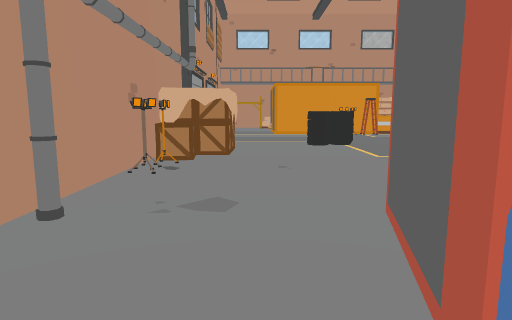
view 1 (above)

24 first-person views from a walk through a scene from a Unity 3-D project. The camera is 1.2 m above the floor, tilts 8° down and sees 75° across. The floor is counted in squares, 1 m on a side. Each view is taken from the middle of a square. On the plan, view 1 faces up. The plan holds only what a view shows up to about 14 squares ahead; the rest is blank. The place goes on beyond the plan. Door leaves are left out, so doorways stand open.

view 2
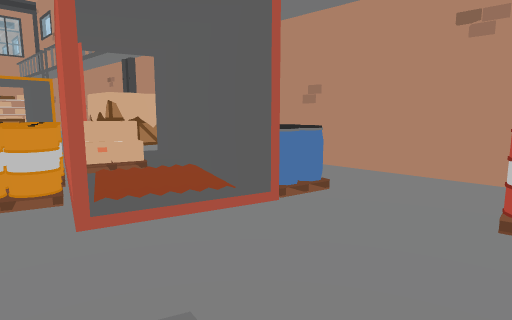

view 3
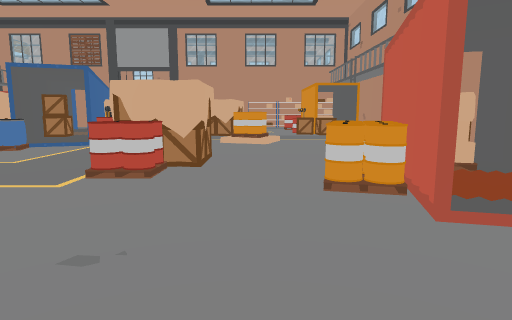

view 4
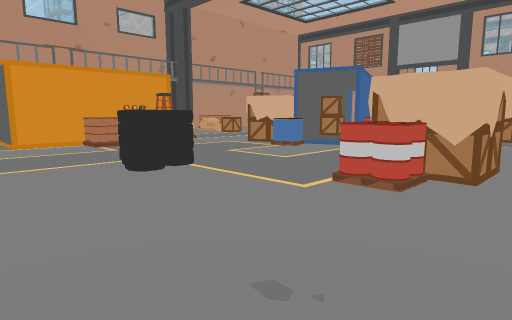

view 5
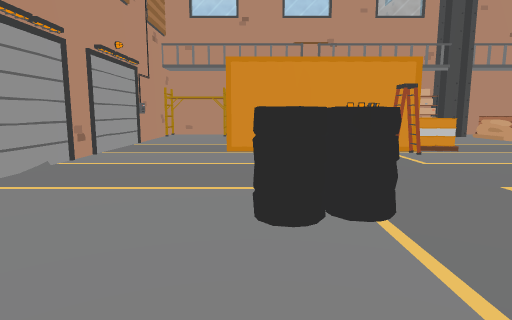

view 6
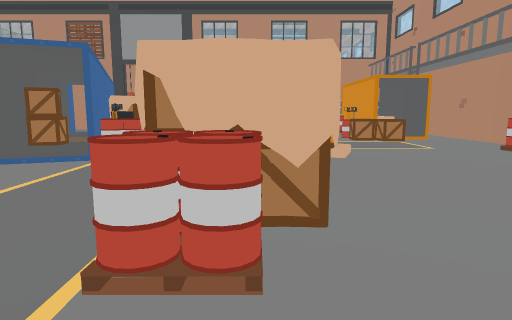

view 7
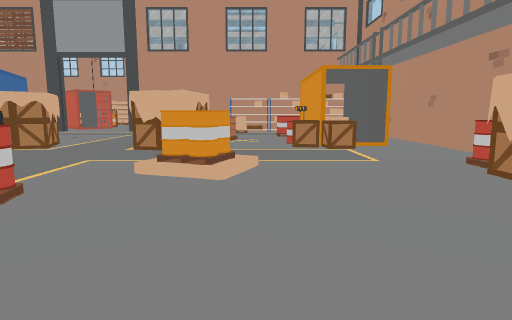

view 8
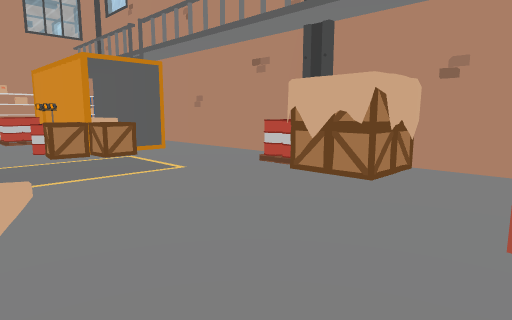

view 9
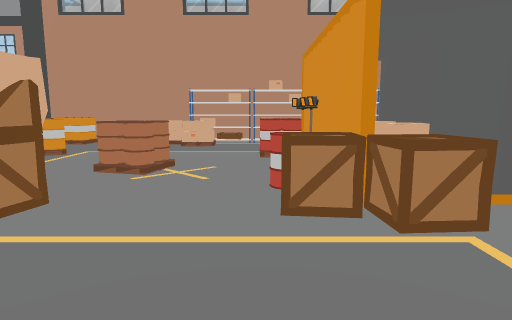

view 10
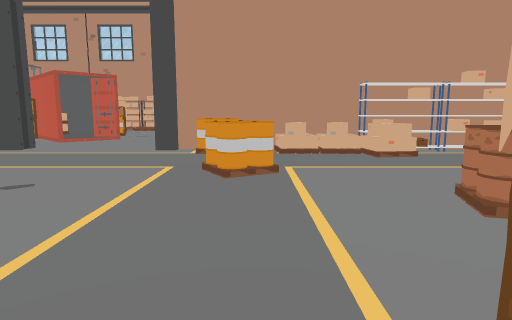

view 11
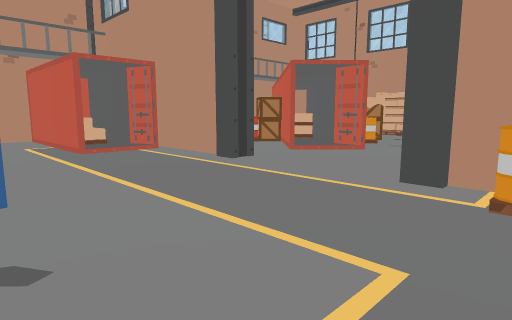

view 12
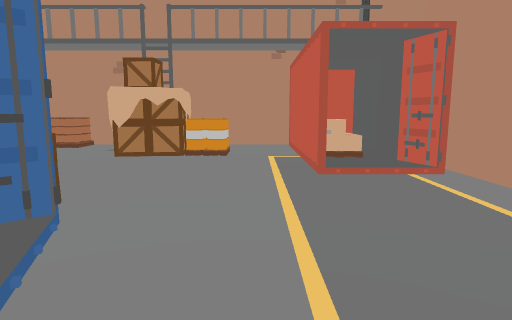

view 13
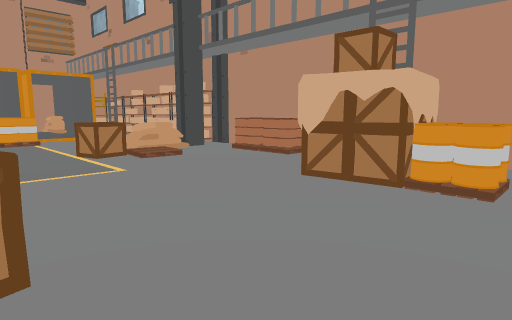

view 14
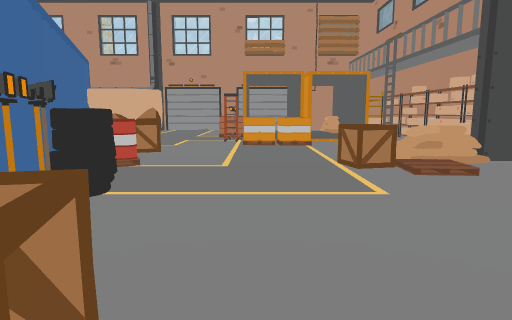

view 15
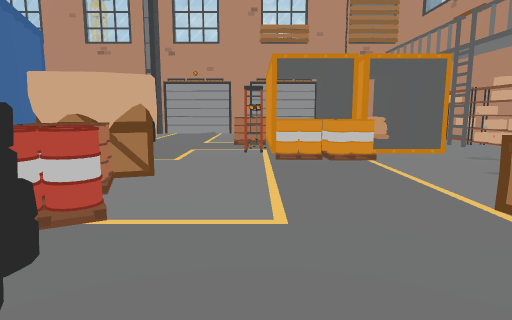

view 16
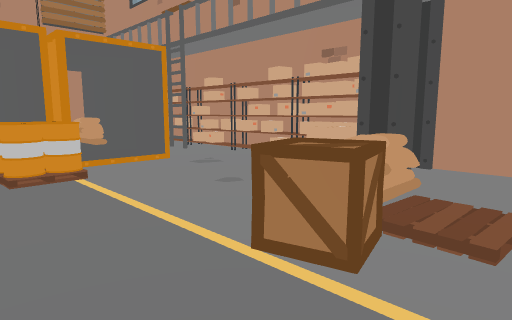

view 17
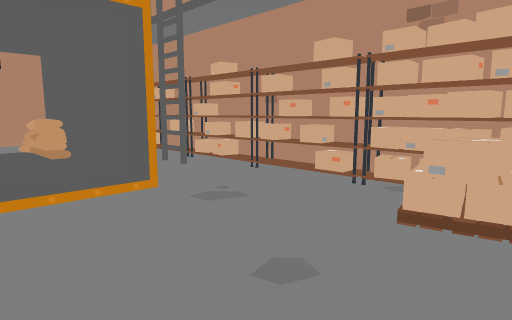

view 18
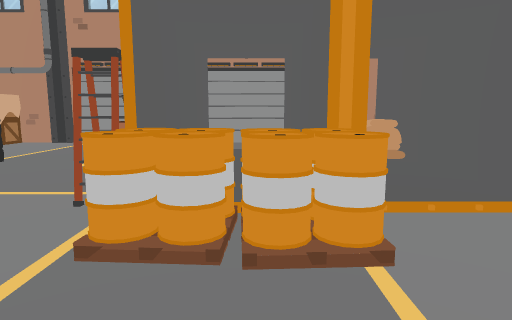

view 19
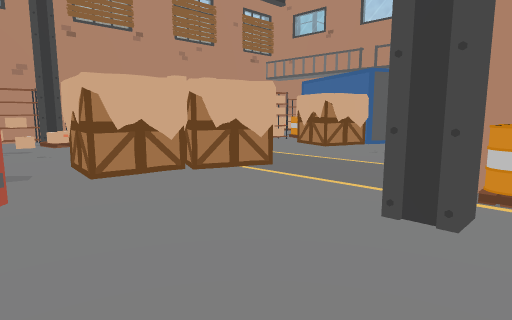

view 20
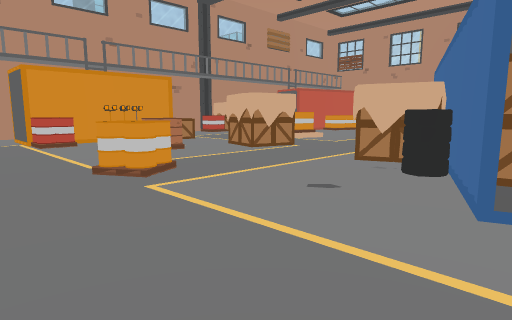

view 21
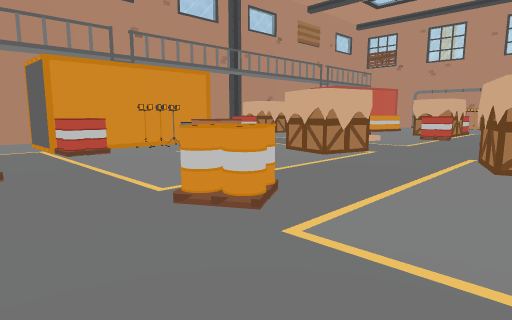

view 22
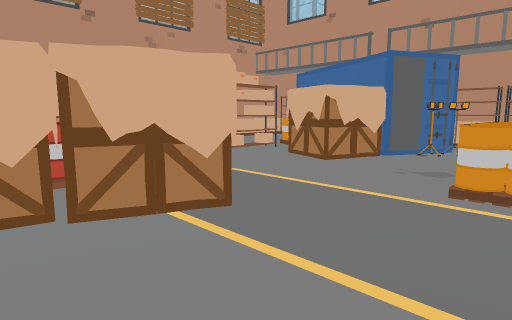

view 23
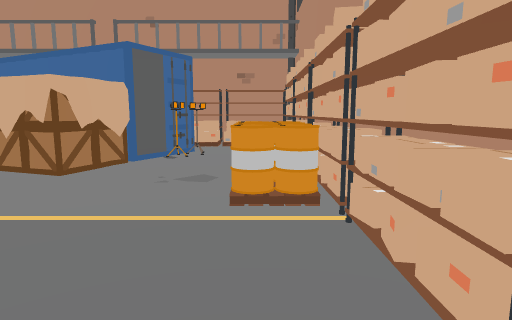

view 24
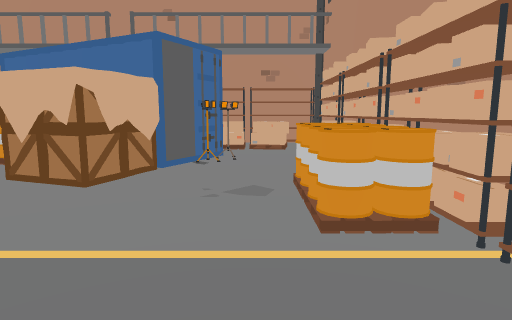

### Floor plan
Key: @ floor where view 1 was taken; # wall or solid block; x gap in a wall; . main floor; : floor 0.25 m higher than the main floor; / step, stairs or slope; D open door; = window, fence, low wall or low ledge; O other object.
Columns run from 3 left of view 1 to 37 right of it. Each row starts with its distance up from view 1.
 28                ######  #####  #
 27         #########OOOO.   ..#  #
 26 #      ##.....O##.....  O..#  #
 25 #   #######.....x.....  OO.#  #
 24 #..DD##:::DD....= ....OOO..#  #
 23 #....x::::/.....OO.........#O##
 22 #...D#####DO....O..........#:##
 21 #...D:::::OO...............DD.#
 20 #...D##   OO..................#  .##
 19 #.....OO###............O......# .###
 18 #......O...........O####/.....#.DD##
 17 #............OOOOOOO##OO:D......DD## O.
 16 #...........O OOOO# ##OO##........##....
 15 #.....OO....OO##OO# ##O............OOO...
 14 #.....OO....OD::::#OO O............O   ..
 13 #....OOO...../:###OOOO........##...OOO
 12 #............DOO ..OO........OO#..OO
 11 #OO............O.........OO..OO#..O
 10 #OO........  .............O...##.....
  9 #O.....OOO   O.....OO........O#OO.....
  8 ##.....OOO   ......OOO.......O#OO......
  7 ##.......OO....OO  OO..OO....O#OO...O..#
  6 #.............OO  .....OO....O##O..OOO.#
  5 #.....OO.......//.............##...O   ##
  4 #...D#OOO...........O.O..OO...##..#D   OO
  3  ....::####.........OO###OO.. ##..##
  2  ..DD::/O:x........OO###  :D  ##..###
  1   ..OO###:D..........OO#  D.  ##O.O
  0   .@.O  ##D..OOOO..DD#####D.   #  O
 -1   ....     ..OO  ......   ..  ######
 -2   ######   ###  #######   ##  ##

Where each view was taken, in squares from view 1:
view 1: 0 up, 0 right, facing up
view 2: 5 up, 2 left, facing down-right
view 3: 6 up, 2 left, facing right
view 4: 6 up, 1 left, facing up-right
view 5: 9 up, 2 right, facing up
view 6: 8 up, 2 right, facing right
view 7: 5 up, 5 right, facing right
view 8: 6 up, 7 right, facing down-right
view 9: 4 up, 13 right, facing right
view 10: 10 up, 16 right, facing right
view 11: 11 up, 21 right, facing up-right
view 12: 15 up, 23 right, facing up
view 13: 19 up, 23 right, facing up-left
view 14: 20 up, 21 right, facing left
view 15: 19 up, 17 right, facing left
view 16: 20 up, 15 right, facing up-left
view 17: 22 up, 12 right, facing up-left
view 18: 21 up, 11 right, facing left
view 19: 17 up, 26 right, facing down-right
view 20: 17 up, 26 right, facing down-left
view 21: 14 up, 26 right, facing down-left
view 22: 14 up, 28 right, facing down-right
view 23: 13 up, 29 right, facing down
view 24: 12 up, 30 right, facing down
